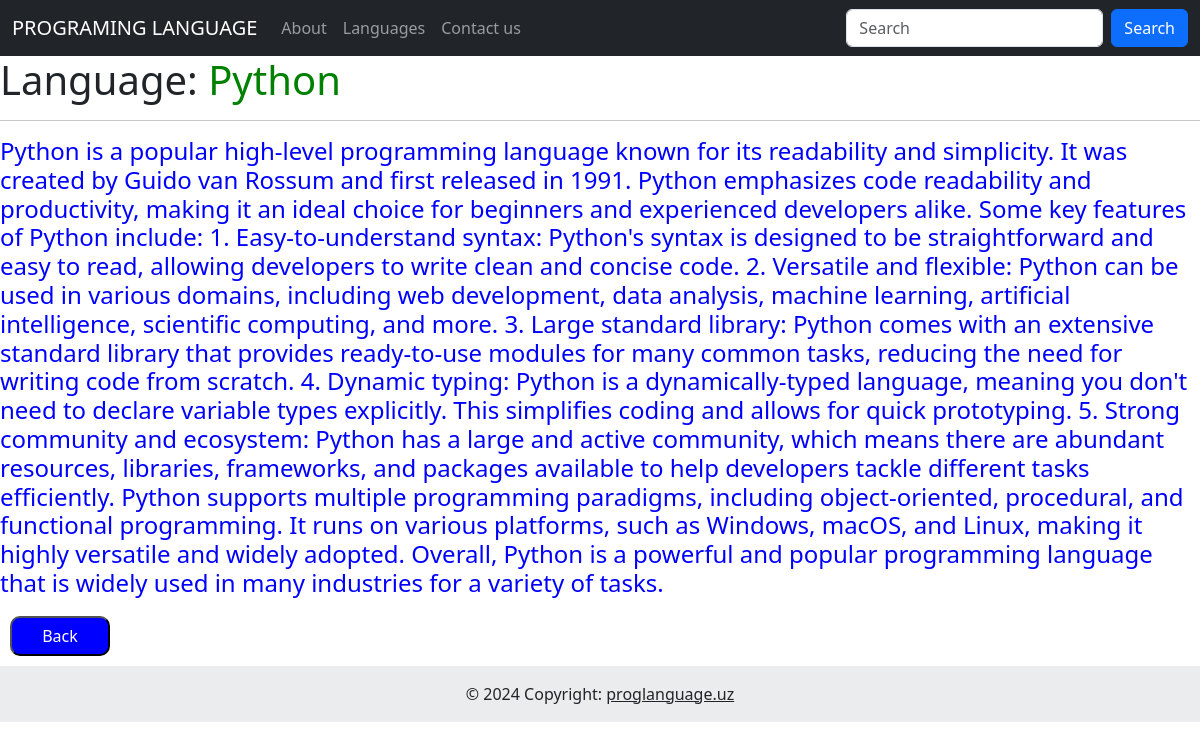
The app's page /languages/1 with its own data.
### app_languages/models.py (models this page shows, shortened)
class Languages(models.Model):
    lan_name = models.CharField(max_length=50, verbose_name="Language name")
    lan_info = models.CharField(max_length=255, verbose_name="Language info")
    class Meta:
        db_table = 'languages'
        verbose_name = 'Language'

### app_languages/views.py (the view)
# urls.py: path('languages/<int:pk>', lan_info, name='lan_url'),
def lan_info(request, pk):
    info = Languages.objects.get(id=pk)
    return render(request, 'lan_info.html', context={'info': info})

### templates/lan_info.html
{% extends 'base.html' %}
{% load static %}
{% block content %}
    <h1>Language: <span style="color: green;">{{ info.lan_name}}</span></h1>
    <hr>
    <h4 style="color: blue;">{{ info.lan_info }}</h4>
    <button style="border-radius:10px; margin: 10px; width: 100px; height: 40px; background-color: blue;"><a style="text-decoration:none; color: white;" href={% url 'languages' %}>Back</a></button>
{% endblock %}

### records on screen
Languages: lan_name "Python", lan_info "Python is a popular high-level programming language known for its readability and simplicity. It was created by Guido van Rossum and first released in 1991. Python emphasizes code readability and productivity, making it an ideal choice for beginners and experienced developers alike. Some key features of Python include: 1. Easy-to-understand syntax: Python's syntax is designed to be straightforward and easy to read, allowing developers to write clean and concise code. 2. Versatile and flexible: Python can be used in various domains, including web development, data analysis, machine learning, artificial intelligence, scientific computing, and more. 3. Large standard library: Python comes with…"
